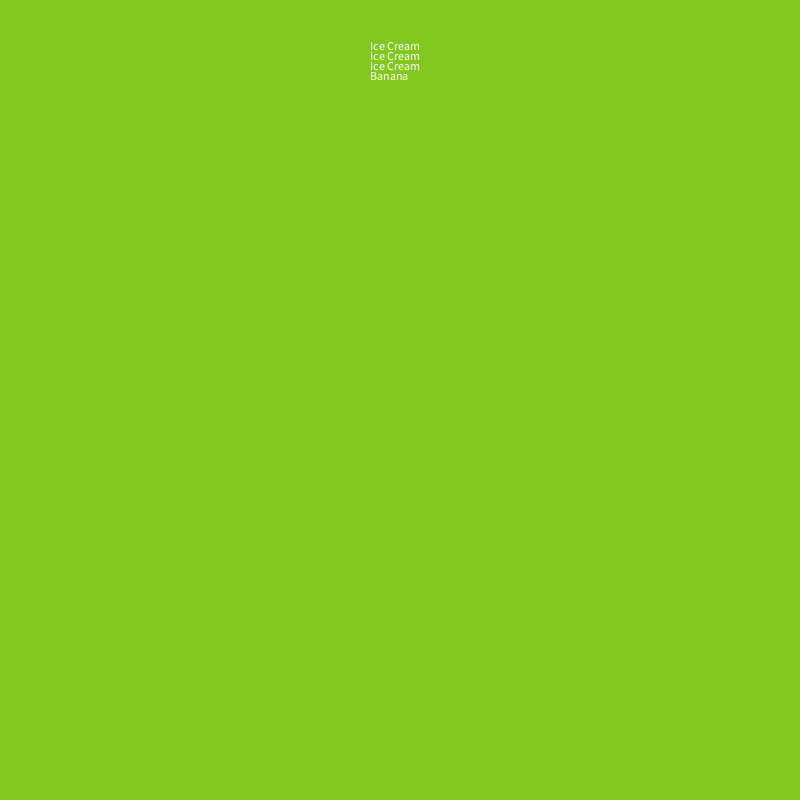
Frame 1 (no input)
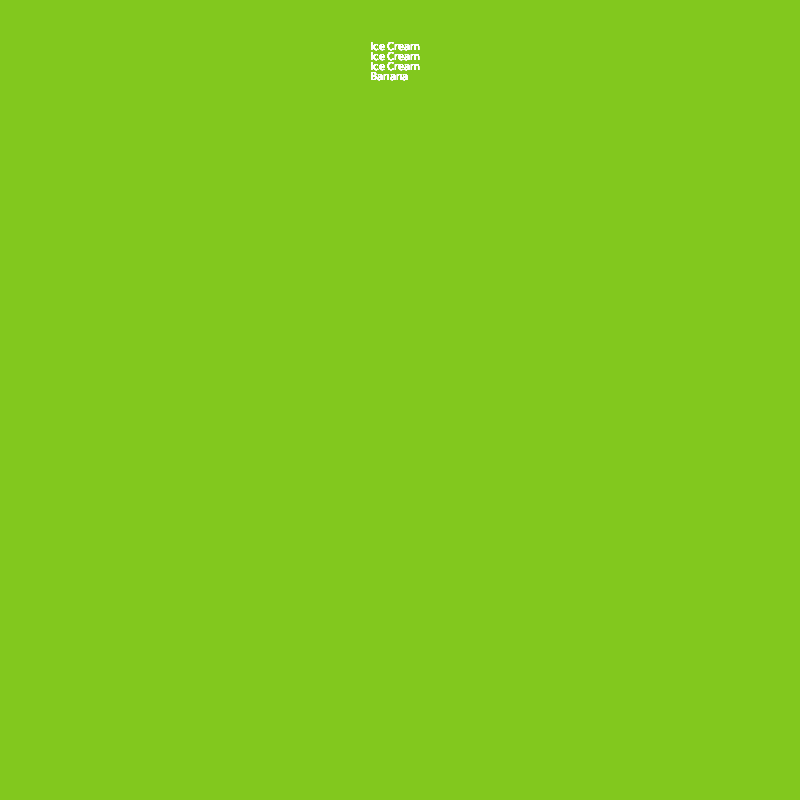
Frame 60 (the mouse pressed at the canvas centre just before this capture)
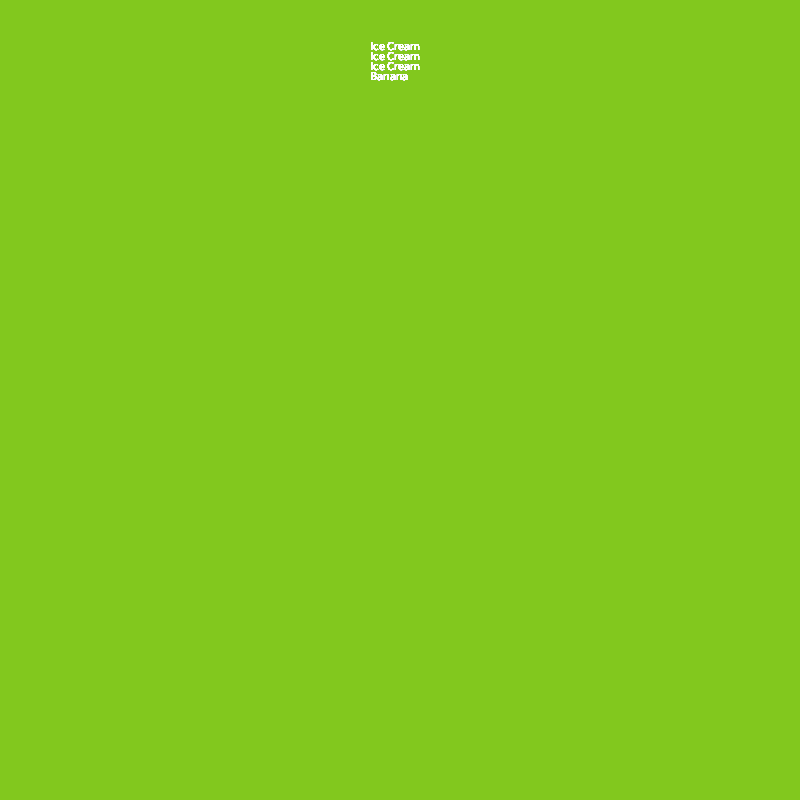
Frame 120 (the mouse held since frame 60 and released just before this capture)

The Processing sketch that drew these frames (run headless with seeded random() and noise(); from frame 60 on, the mouse is pressed at the canvas centre):

// Processing sketch: sketch_200123a
// ── sketch_200123a.pde
void setup(){
  size(800, 800);
  background(130, 200, 30);
}

void draw(){
  for (int i = 0; i<3; i++){
    text("Ice Cream", 370, 50+i*10);
  }
   text("Banana", 370, 80);
}
